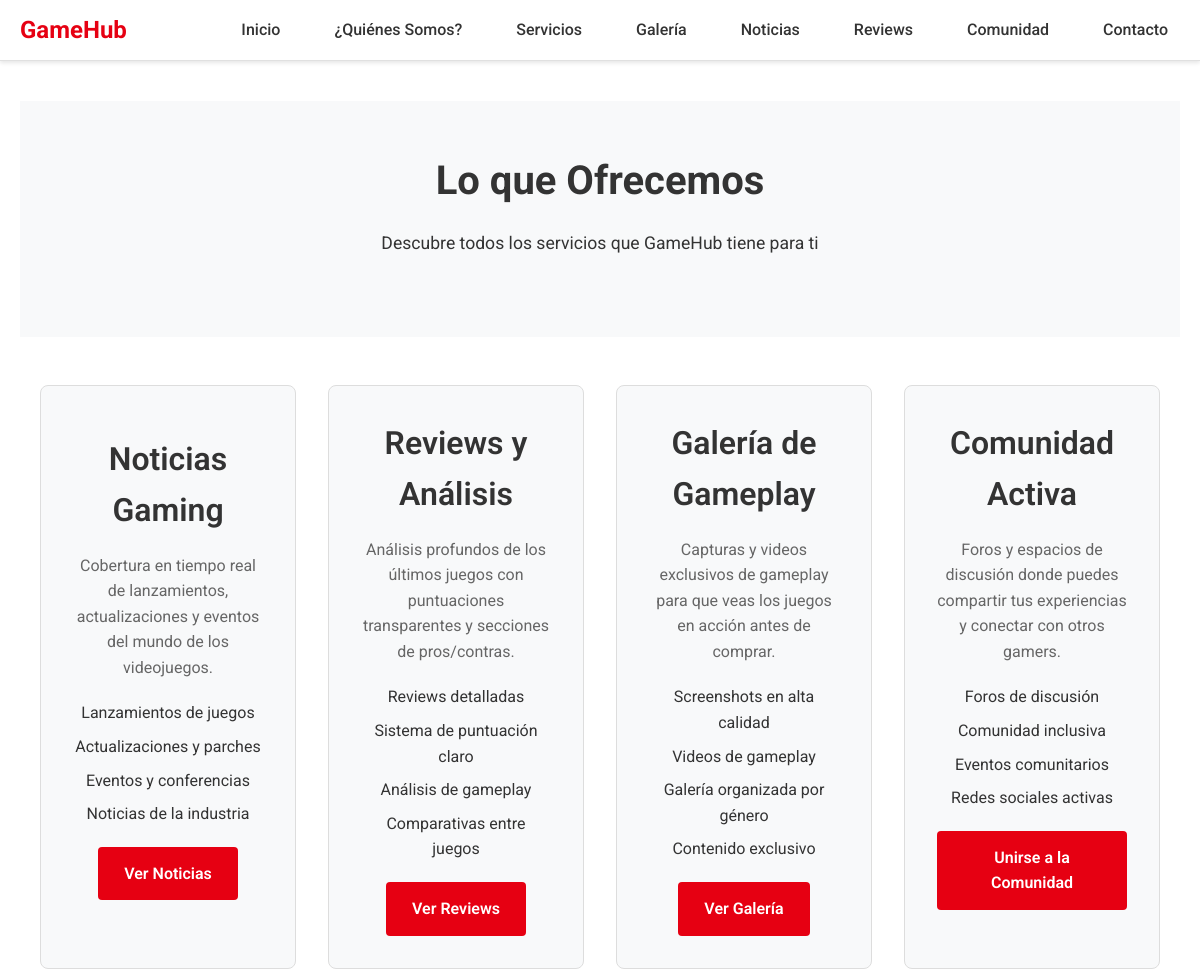
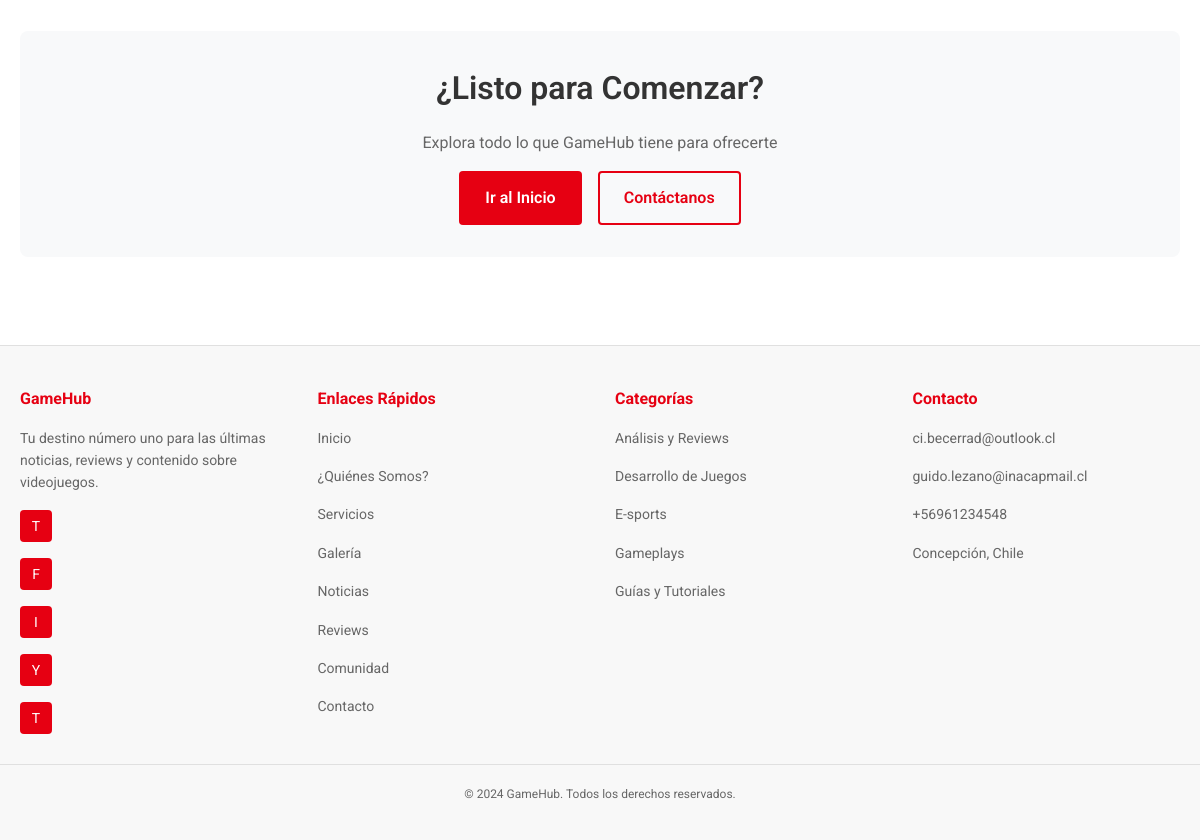
Page /services/ on the committed database (2 pictures, top to bottom).
### noticias/models.py (models this page shows, shortened)
class Categoria(models.Model):
    nombre = models.CharField(max_length=100, unique=True)

### core/views.py (the view)
# urls.py: path('services/', views.services, name='services'),
def services(request):
    return render(request, 'core/services.html')

### core/context_processors.py (called while the page is built)
def categorias_noticias(request):
    try:
        from noticias.models import Categoria, Noticia
        categorias = list(Categoria.objects.all().order_by('nombre'))
        ultimas_noticias = list(Noticia.objects.select_related('autor', 'categoria').order_by('-created')[:5])
        return {
            'categorias_noticias': categorias,  # Lista de categorías disponibles
            'ultimas_noticias': ultimas_noticias,  # Últimas 5 noticias ordenadas por fecha descendente
        }
    except Exception:
        return {
            'categorias_noticias': [],
            'ultimas_noticias': [],
        }

### core/templates/core/services.html (shortened to what this page needs)
{% extends 'core/base.html' %}
{% load static %}
{% block extra_css %}
<link rel="stylesheet" href="{% static 'core/css/pages/sections.css' %}">
{% endblock %}
{% block content %}
<section class="hero-section">
    <div class="hero-content">
        <h1>Lo que Ofrecemos</h1>
        <p>Descubre todos los servicios que GameHub tiene para ti</p>
    </div>
</section>
<section class="services-content">
    <div class="container">
        <div class="services-grid">
            <div class="service-card">
                <h2>Noticias Gaming</h2>
                <p>Cobertura en tiempo real de lanzamientos, actualizaciones y eventos del mundo de los videojuegos.</p>
                <ul class="service-features">
                    <li>Lanzamientos de juegos</li>
                    <li>Actualizaciones y parches</li>
                    <li>Eventos y conferencias</li>
                    <li>Noticias de la industria</li>
                </ul>
                <a href="{% url 'noticias:noticias' %}" class="btn btn-primary">Ver Noticias</a>
            </div>
            <div class="service-card">
                <h2>Reviews y Análisis</h2>
                <p>Análisis profundos de los últimos juegos con puntuaciones transparentes y secciones de pros/contras.</p>
                <ul class="service-features">
                    <li>Reviews detalladas</li>
                    <li>Sistema de puntuación claro</li>
                    <li>Análisis de gameplay</li>
                    <li>Comparativas entre juegos</li>
                </ul>
                <a href="#" class="btn btn-primary">Ver Reviews</a>
            </div>
            <div class="service-card">
                <h2>Galería de Gameplay</h2>
                <p>Capturas y videos exclusivos de gameplay para que veas los juegos en acción antes de comprar.</p>
                <ul class="service-features">
                    <li>Screenshots en alta calidad</li>
                    <li>Videos de gameplay</li>
                    <li>Galería organizada por género</li>
                    <li>Contenido exclusivo</li>
                </ul>
                <a href="{% url 'galeria:galeria' %}" class="btn btn-primary">Ver Galería</a>
            </div>
            <div class="service-card">
                <h2>Comunidad Activa</h2>
                <p>Foros y espacios de discusión donde puedes compartir tus experiencias y conectar con otros gamers.</p>
                <ul class="service-features">
                    <li>Foros de discusión</li>
                    <li>Comunidad inclusiva</li>
                    <li>Eventos comunitarios</li>
                    <li>Redes sociales activas</li>
                </ul>
                <a href="{% url 'comunidad:comunidad' %}" class="btn btn-primary">Unirse a la Comunidad</a>
            </div>
        </div>
        </div>
        <div class="services-cta">
            <h2>¿Listo para Comenzar?</h2>
            <p>Explora todo lo que GameHub tiene para ofrecerte</p>
            <div class="cta-buttons">
                <a href="{% url 'core:home' %}" class="btn btn-primary">Ir al Inicio</a>
                <a href="{% url 'core:contact' %}" class="btn btn-secondary">Contáctanos</a>
            </div>
        </div>
</section>
{% endblock %}

### core/templates/core/base.html (shortened to what this page needs)
<!DOCTYPE html>
<html lang="es">
<head>
    {% load static %}
    <link rel="stylesheet" href="{% static 'core/css/base.css' %}">
    <link rel="stylesheet" href="{% static 'core/css/components.css' %}">
    {% block extra_css %}{% endblock %}
</head>
<body>
    <header class="header">
        <nav class="nav-container">
            <a href="{% url 'core:home' %}" class="logo">GameHub</a>
            <ul class="nav-menu roboto-light">
                <li class="nav-item"><a href="{% url 'core:home' %}">Inicio</a></li>
                <li class="nav-item"><a href="{% url 'core:about' %}">¿Quiénes Somos?</a></li>
                <li class="nav-item"><a href="{% url 'core:services' %}">Servicios</a></li>
                <li class="nav-item"><a href="{% url 'galeria:galeria' %}">Galería</a></li>
                <li class="nav-item"><a href="{% url 'noticias:noticias' %}">Noticias</a></li>
                <li class="nav-item"><a href="#">Reviews</a></li>
                <li class="nav-item"><a href="{% url 'comunidad:comunidad' %}">Comunidad</a></li>
                <li class="nav-item"><a href="{% url 'core:contact' %}">Contacto</a></li>
            </ul>
        </nav>
    </header>
    <main class="main-content">
        {% block content %}{% endblock %}
    </main>
    <footer class="footer" id="contacto">
        <div class="footer-content">
            <div class="footer-section">
                <h3>GameHub</h3>
                <p>Tu destino número uno para las últimas noticias, reviews y contenido sobre videojuegos.</p>
                <div class="social-links">
                    <a href="#" title="Twitter">T</a>
                    <a href="#" title="Facebook">F</a>
                    <a href="#" title="Instagram">I</a>
                    <a href="#" title="YouTube">Y</a>
                    <a href="#" title="Twitch">T</a>
                </div>
            </div>
            <div class="footer-section">
                <h3>Enlaces Rápidos</h3>
                <p><a href="{% url 'core:home' %}">Inicio</a></p>
                <p><a href="{% url 'core:about' %}">¿Quiénes Somos?</a></p>
                <p><a href="{% url 'core:services' %}">Servicios</a></p>
                <p><a href="{% url 'galeria:galeria' %}">Galería</a></p>
                <p><a href="{% url 'noticias:noticias' %}">Noticias</a></p>
                <p><a href="#">Reviews</a></p>
                <p><a href="{% url 'comunidad:comunidad' %}">Comunidad</a></p>
                <p><a href="{% url 'core:contact' %}">Contacto</a></p>
            </div>
            <div class="footer-section">
                <h3>Categorías</h3>
                {% if categorias_noticias %}
                    {% for categoria in categorias_noticias|slice:":5" %}
                        <p><a href="{% url 'noticias:noticias' %}?categoria={{ categoria.id }}">{{ categoria.nombre }}</a></p>
                    {% endfor %}
                {% else %}
                    <p><a href="#">PC Gaming</a></p>
                    <p><a href="#">Consolas</a></p>
                    <p><a href="#">Mobile Gaming</a></p>
                {% endif %}
            </div>
            <div class="footer-section">
                <h3>Contacto</h3>
                <p>ci.becerrad@outlook.cl</p>
                <p>guido.lezano@inacapmail.cl</p>
                <p>+56961234548</p>
                <p>Concepción, Chile</p>
            </div>
        </div>
        <div class="footer-bottom">
            <p>&copy; 2024 GameHub. Todos los derechos reservados.</p>
        </div>
    </footer>
</body>
</html>

### core/static/core/css/base.css (style rules this page uses)
* { margin: 0; padding: 0; box-sizing: border-box; }
body { font-family: "Roboto", sans-serif; background: #ffffff; color: #333333; line-height: 1.6; min-height: 100vh; display: flex; flex-direction: column; }
.roboto-light { font-family: "Roboto", sans-serif; font-weight: 300; }
h1, h2, h3, h4, h5, h6 { margin-bottom: 1rem; color: #333333; font-family: "Roboto", sans-serif; }
h1 { font-size: 2.5rem; font-weight: 700; }
h2 { font-size: 2rem; font-weight: 600; }
h3 { font-size: 1.5rem; font-weight: 600; }
p { margin-bottom: 1rem; color: #666666; font-family: "Roboto", sans-serif; font-weight: 400; }
.container { max-width: 1200px; margin: 0 auto; padding: 0 20px; }
.main-content { flex: 1; max-width: 1200px; margin: 0 auto; padding: 40px 20px; width: 100%; }
.header { background: #ffffff; border-bottom: 1px solid #e0e0e0; position: sticky; top: 0; z-index: 1000; box-shadow: 0 2px 4px rgba(0,0,0,0.1); }
.nav-container { max-width: 1200px; margin: 0 auto; padding: 0 20px; display: flex; justify-content: space-between; align-items: center; height: 60px; }
.logo { font-size: 24px; font-weight: bold; color: #e60012; text-decoration: none; }
.nav-menu { display: flex; list-style: none; gap: 30px; }
.nav-item a { color: #333333; text-decoration: none; font-weight: 500; font-size: 16px; padding: 8px 12px; border-radius: 4px; transition: all 0.2s ease; }
.footer { background: #f8f8f8; border-top: 1px solid #e0e0e0; margin-top: auto; padding: 40px 0 20px; }
.footer-content { max-width: 1200px; margin: 0 auto; padding: 0 20px; display: grid; grid-template-columns: repeat(auto-fit, minmax(250px, 1fr)); gap: 30px; }
.footer-section h3 { color: #e60012; margin-bottom: 15px; font-size: 16px; font-weight: bold; }
.footer-section p, .footer-section a { color: #666666; text-decoration: none; line-height: 1.6; font-size: 14px; }
.social-links { display: flex; gap: 10px; margin-top: 15px; }
.social-links a { display: inline-flex; align-items: center; justify-content: center; width: 32px; height: 32px; background: #e60012; border-radius: 4px; color: #ffffff; font-size: 14px; transition: all 0.2s ease; }
.footer-bottom { text-align: center; margin-top: 30px; padding-top: 20px; border-top: 1px solid #e0e0e0; color: #999999; font-size: 12px; }
a, button, .nav-item, .social-links a { transition: all 0.2s ease; }

### core/static/core/css/components.css (style rules this page uses)
.btn { display: inline-block; padding: 12px 24px; border-radius: 4px; text-decoration: none; font-family: "Roboto", sans-serif; font-weight: 600; font-size: 16px; transition: all 0.2s ease; border: 2px solid transparent; cursor: pointer; }
.btn-primary { background: #e60012; color: #ffffff; }
.btn-secondary { background: transparent; color: #e60012; border-color: #e60012; }

### core/static/core/css/pages/sections.css (style rules this page uses)
:root { --primary-color: #ecb8bc; --text-color: #333; --bg-light: #f8f9fa; --border-color: #ddd; }
.hero-section { background: #f8f9fa; padding: 3rem 0; text-align: center; }
.hero-content h1 { color:#333; font-size: 2.5rem; margin-bottom: 1rem; }
.hero-content p { font-size: 1.1rem; color:#333; margin-bottom: 2rem; }
.cta-buttons { display: flex; gap: 1rem; justify-content: center; flex-wrap: wrap; }
.services-content { padding: 3rem 0; background: white; }
.services-grid { display: grid; grid-template-columns: repeat(auto-fit, minmax(250px, 1fr)); gap: 2rem; margin-bottom: 2rem; }
.service-card { background: var(--bg-light); padding: 2rem; border: 1px solid var(--border-color); border-radius: 8px; text-align: center; }
.service-card h2 { color:#333; margin-bottom: 1rem; }
.service-features { list-style: none; padding: 0; margin: 1rem 0; }
.service-features li { padding: 0.25rem 0; color: var(--text-color); }
.services-cta { text-align: center; padding: 2rem; background: var(--bg-light); border-radius: 8px; }
.contact-info, .social-links, .collaboration-types, .location-info { display: flex; flex-direction: column; gap: 1rem; }

### rows in the picture
Categoria: nombre "Análisis y Reviews"
Categoria: nombre "Desarrollo de Juegos"
Categoria: nombre "E-sports"
Categoria: nombre "Gameplays"
Categoria: nombre "Guías y Tutoriales"
